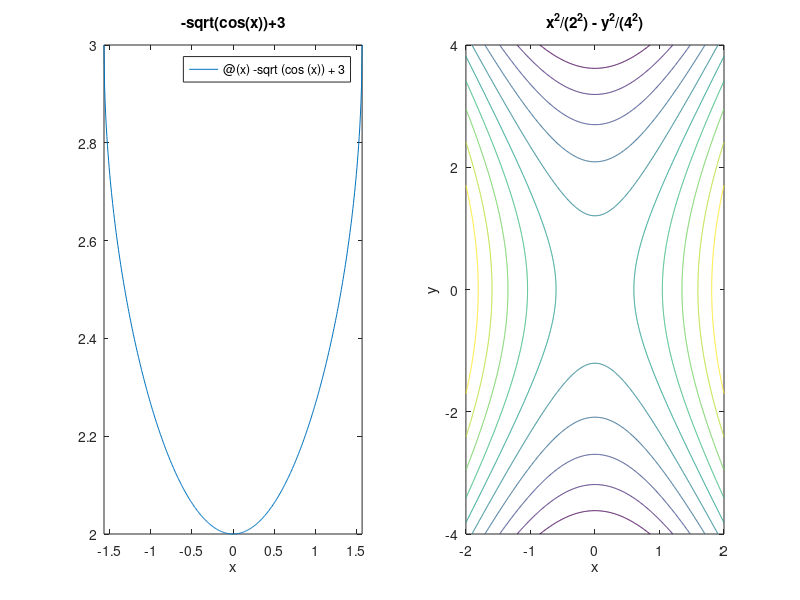

Here is the MATLAB script that generated this plot:
clc
clear all
subplot (1,2,1)
fplot (@(x) -sqrt(cos(x)) + 3, [-pi/2, pi/2])
title('-sqrt(cos(x))+3');
xlabel('x');

subplot(1,2,2)
X = [-2:0.01:2]
Y = [-4:0.01:4]
[x, y] = meshgrid(X, Y)
f = (x.^2/(2^2)) - (y.^2/(4^2))
contour(x,y,f)
title('x^2/(2^2) - y^2/(4^2)');
xlabel('x');
ylabel('y');
